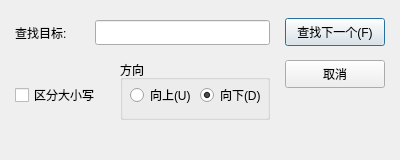
<?xml version="1.0" encoding="UTF-8"?>
<ui version="4.0">
 <class>FindDialog</class>
 <widget class="QDialog" name="FindDialog">
  <property name="geometry">
   <rect>
    <x>0</x>
    <y>0</y>
    <width>400</width>
    <height>160</height>
   </rect>
  </property>
  <property name="windowTitle">
   <string>查找</string>
  </property>
  <widget class="QLabel" name="label">
   <property name="geometry">
    <rect>
     <x>15</x>
     <y>20</y>
     <width>75</width>
     <height>25</height>
    </rect>
   </property>
   <property name="text">
    <string>查找目标:</string>
   </property>
  </widget>
  <widget class="QLineEdit" name="editTarget">
   <property name="geometry">
    <rect>
     <x>95</x>
     <y>20</y>
     <width>175</width>
     <height>25</height>
    </rect>
   </property>
  </widget>
  <widget class="QPushButton" name="btnFindNext">
   <property name="geometry">
    <rect>
     <x>285</x>
     <y>18</y>
     <width>100</width>
     <height>28</height>
    </rect>
   </property>
   <property name="text">
    <string>查找下一个(F)</string>
   </property>
   <property name="default">
    <bool>true</bool>
   </property>
  </widget>
  <widget class="QPushButton" name="btnCancel">
   <property name="geometry">
    <rect>
     <x>285</x>
     <y>60</y>
     <width>100</width>
     <height>28</height>
    </rect>
   </property>
   <property name="text">
    <string>取消</string>
   </property>
  </widget>
  <widget class="QCheckBox" name="cbCase">
   <property name="geometry">
    <rect>
     <x>15</x>
     <y>85</y>
     <width>95</width>
     <height>20</height>
    </rect>
   </property>
   <property name="text">
    <string>区分大小写</string>
   </property>
  </widget>
  <widget class="QGroupBox" name="groupBox">
   <property name="geometry">
    <rect>
     <x>120</x>
     <y>60</y>
     <width>150</width>
     <height>60</height>
    </rect>
   </property>
   <property name="title">
    <string>方向</string>
   </property>
   <widget class="QRadioButton" name="rbUp">
    <property name="geometry">
     <rect>
      <x>10</x>
      <y>25</y>
      <width>65</width>
      <height>20</height>
     </rect>
    </property>
    <property name="text">
     <string>向上(U)</string>
    </property>
   </widget>
   <widget class="QRadioButton" name="rbDown">
    <property name="geometry">
     <rect>
      <x>80</x>
      <y>25</y>
      <width>65</width>
      <height>20</height>
     </rect>
    </property>
    <property name="text">
     <string>向下(D)</string>
    </property>
    <property name="checked">
     <bool>true</bool>
    </property>
   </widget>
  </widget>
 </widget>
 <resources/>
 <connections/>
</ui>
